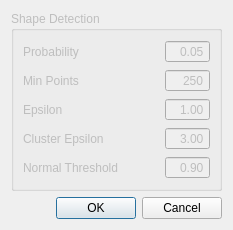
<?xml version="1.0" encoding="UTF-8"?>
<ui version="4.0">
 <class>Settings_dialog</class>
 <widget class="QDialog" name="Settings_dialog">
  <property name="geometry">
   <rect>
    <x>0</x>
    <y>0</y>
    <width>275</width>
    <height>231</height>
   </rect>
  </property>
  <property name="windowTitle">
   <string>Settings</string>
  </property>
  <layout class="QVBoxLayout" name="verticalLayout">
   <property name="sizeConstraint">
    <enum>QLayout::SetFixedSize</enum>
   </property>
   <item>
    <widget class="QGroupBox" name="shape_detection">
     <property name="enabled">
      <bool>false</bool>
     </property>
     <property name="title">
      <string>Shape Detection</string>
     </property>
     <layout class="QVBoxLayout" name="verticalLayout_2">
      <item>
       <layout class="QGridLayout" name="gridLayout">
        <item row="0" column="1">
         <spacer name="horizontalSpacer">
          <property name="orientation">
           <enum>Qt::Horizontal</enum>
          </property>
          <property name="sizeHint" stdset="0">
           <size>
            <width>40</width>
            <height>20</height>
           </size>
          </property>
         </spacer>
        </item>
        <item row="3" column="0">
         <widget class="QLabel" name="label_4">
          <property name="text">
           <string>Cluster Epsilon</string>
          </property>
         </widget>
        </item>
        <item row="1" column="0">
         <widget class="QLabel" name="label_2">
          <property name="text">
           <string>Min Points</string>
          </property>
         </widget>
        </item>
        <item row="2" column="0">
         <widget class="QLabel" name="label_3">
          <property name="text">
           <string>Epsilon</string>
          </property>
         </widget>
        </item>
        <item row="0" column="2">
         <widget class="QDoubleSpinBox" name="shape_detection_probability">
          <property name="alignment">
           <set>Qt::AlignRight|Qt::AlignTrailing|Qt::AlignVCenter</set>
          </property>
          <property name="buttonSymbols">
           <enum>QAbstractSpinBox::NoButtons</enum>
          </property>
          <property name="maximum">
           <double>1.000000000000000</double>
          </property>
          <property name="singleStep">
           <double>0.010000000000000</double>
          </property>
          <property name="value">
           <double>0.050000000000000</double>
          </property>
         </widget>
        </item>
        <item row="0" column="0">
         <widget class="QLabel" name="label">
          <property name="text">
           <string>Probability</string>
          </property>
         </widget>
        </item>
        <item row="4" column="0">
         <widget class="QLabel" name="label_5">
          <property name="text">
           <string>Normal Threshold</string>
          </property>
         </widget>
        </item>
        <item row="2" column="2">
         <widget class="QDoubleSpinBox" name="shape_detection_epsilon">
          <property name="alignment">
           <set>Qt::AlignRight|Qt::AlignTrailing|Qt::AlignVCenter</set>
          </property>
          <property name="buttonSymbols">
           <enum>QAbstractSpinBox::NoButtons</enum>
          </property>
          <property name="singleStep">
           <double>0.200000000000000</double>
          </property>
          <property name="value">
           <double>1.000000000000000</double>
          </property>
         </widget>
        </item>
        <item row="3" column="2">
         <widget class="QDoubleSpinBox" name="shape_detection_cluster_epsilon">
          <property name="alignment">
           <set>Qt::AlignRight|Qt::AlignTrailing|Qt::AlignVCenter</set>
          </property>
          <property name="buttonSymbols">
           <enum>QAbstractSpinBox::NoButtons</enum>
          </property>
          <property name="value">
           <double>3.000000000000000</double>
          </property>
         </widget>
        </item>
        <item row="4" column="2">
         <widget class="QDoubleSpinBox" name="shape_detection_normal_threshold">
          <property name="alignment">
           <set>Qt::AlignRight|Qt::AlignTrailing|Qt::AlignVCenter</set>
          </property>
          <property name="buttonSymbols">
           <enum>QAbstractSpinBox::NoButtons</enum>
          </property>
          <property name="maximum">
           <double>1.000000000000000</double>
          </property>
          <property name="singleStep">
           <double>0.050000000000000</double>
          </property>
          <property name="value">
           <double>0.900000000000000</double>
          </property>
         </widget>
        </item>
        <item row="1" column="2">
         <widget class="QSpinBox" name="shape_detection_min_points">
          <property name="alignment">
           <set>Qt::AlignRight|Qt::AlignTrailing|Qt::AlignVCenter</set>
          </property>
          <property name="buttonSymbols">
           <enum>QAbstractSpinBox::NoButtons</enum>
          </property>
          <property name="maximum">
           <number>99999</number>
          </property>
          <property name="singleStep">
           <number>100</number>
          </property>
          <property name="value">
           <number>250</number>
          </property>
         </widget>
        </item>
       </layout>
      </item>
     </layout>
    </widget>
   </item>
   <item>
    <widget class="QDialogButtonBox" name="buttonBox">
     <property name="orientation">
      <enum>Qt::Horizontal</enum>
     </property>
     <property name="standardButtons">
      <set>QDialogButtonBox::Cancel|QDialogButtonBox::Ok</set>
     </property>
    </widget>
   </item>
  </layout>
 </widget>
 <resources/>
 <connections>
  <connection>
   <sender>buttonBox</sender>
   <signal>accepted()</signal>
   <receiver>Settings_dialog</receiver>
   <slot>accept()</slot>
   <hints>
    <hint type="sourcelabel">
     <x>254</x>
     <y>293</y>
    </hint>
    <hint type="destinationlabel">
     <x>157</x>
     <y>274</y>
    </hint>
   </hints>
  </connection>
  <connection>
   <sender>buttonBox</sender>
   <signal>rejected()</signal>
   <receiver>Settings_dialog</receiver>
   <slot>reject()</slot>
   <hints>
    <hint type="sourcelabel">
     <x>254</x>
     <y>293</y>
    </hint>
    <hint type="destinationlabel">
     <x>265</x>
     <y>274</y>
    </hint>
   </hints>
  </connection>
 </connections>
</ui>
